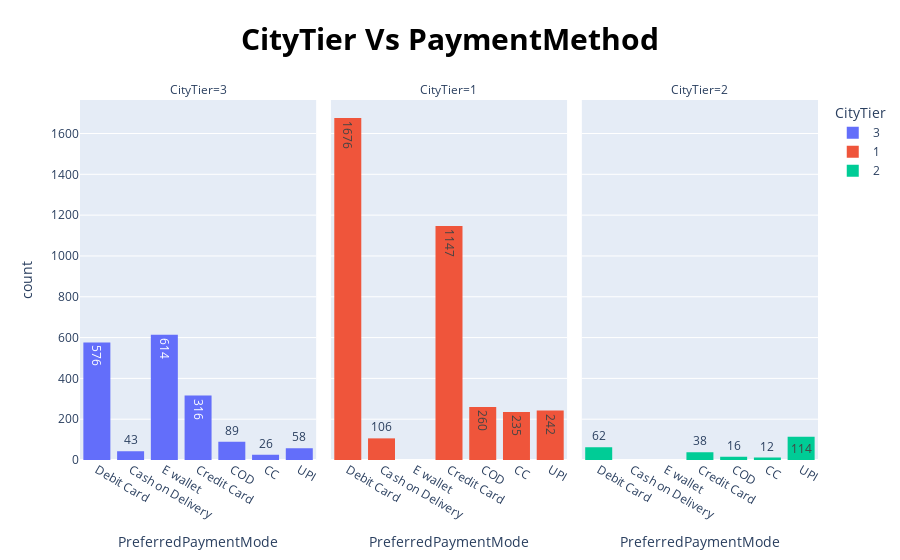

This figure's notebook cell:
### Code cell
fig=px.histogram (df, x="PreferredPaymentMode", facet_col="CityTier", color="CityTier", text_auto= True,
                   title="<b>"+"CityTier Vs PaymentMethod")
fig.update_layout (hovermode='x', title_font_size=30)

fig.update_layout(
title_font_color="black",
template="plotly",
title_font_size=30,
hoverlabel_font_size=20,
title_x=0.5,
xaxis_title='PreferredPaymentMode',
yaxis_title='count')

fig.show()

### Figure 1 — Plotly figure (JSON) as saved in the notebook; plotly's stock layout.template omitted (floating-point values rounded to 4 significant figures; data arrays with more than 128 entries replaced by an {"elided": "..."} marker saying what was removed)
{"data": [{"alignmentgroup": "True", "bingroup": "x", "hovertemplate": "CityTier=3<br>PreferredPaymentMode=%{x}<br>count=%{y}<extra></extra>", "legendgroup": "3", "marker": {"color": "#636efa", "pattern": {"shape": ""}}, "name": "3", "offsetgroup": "3", "orientation": "v", "showlegend": true, "texttemplate": "%{value}", "type": "histogram", "x": {"elided": "1722 str values"}, "xaxis": "x", "yaxis": "y"}, {"alignmentgroup": "True", "bingroup": "x", "hovertemplate": "CityTier=1<br>PreferredPaymentMode=%{x}<br>count=%{y}<extra></extra>", "legendgroup": "1", "marker": {"color": "#EF553B", "pattern": {"shape": ""}}, "name": "1", "offsetgroup": "1", "orientation": "v", "showlegend": true, "texttemplate": "%{value}", "type": "histogram", "x": {"elided": "3666 str values"}, "xaxis": "x2", "yaxis": "y2"}, {"alignmentgroup": "True", "bingroup": "x", "hovertemplate": "CityTier=2<br>PreferredPaymentMode=%{x}<br>count=%{y}<extra></extra>", "legendgroup": "2", "marker": {"color": "#00cc96", "pattern": {"shape": ""}}, "name": "2", "offsetgroup": "2", "orientation": "v", "showlegend": true, "texttemplate": "%{value}", "type": "histogram", "x": {"elided": "242 str values"}, "xaxis": "x3", "yaxis": "y3"}], "layout": {"annotations": [{"font": {}, "showarrow": false, "text": "CityTier=3", "x": 0.16, "xanchor": "center", "xref": "paper", "y": 1, "yanchor": "bottom", "yref": "paper"}, {"font": {}, "showarrow": false, "text": "CityTier=1", "x": 0.5, "xanchor": "center", "xref": "paper", "y": 1, "yanchor": "bottom", "yref": "paper"}, {"font": {}, "showarrow": false, "text": "CityTier=2", "x": 0.84, "xanchor": "center", "xref": "paper", "y": 1, "yanchor": "bottom", "yref": "paper"}], "barmode": "relative", "hoverlabel": {"font": {"size": 20}}, "hovermode": "x", "legend": {"title": {"text": "CityTier"}, "tracegroupgap": 0}, "title": {"font": {"color": "black", "size": 30}, "text": "<b>CityTier Vs PaymentMethod", "x": 0.5}, "xaxis": {"anchor": "y", "domain": [0, 0.32], "title": {"text": "PreferredPaymentMode"}}, "xaxis2": {"anchor": "y2", "domain": [0.34, 0.66], "matches": "x", "title": {"text": "PreferredPaymentMode"}}, "xaxis3": {"anchor": "y3", "domain": [0.68, 1.0], "matches": "x", "title": {"text": "PreferredPaymentMode"}}, "yaxis": {"anchor": "x", "domain": [0, 1], "title": {"text": "count"}}, "yaxis2": {"anchor": "x2", "domain": [0, 1], "matches": "y", "showticklabels": false}, "yaxis3": {"anchor": "x3", "domain": [0, 1], "matches": "y", "showticklabels": false}}}
